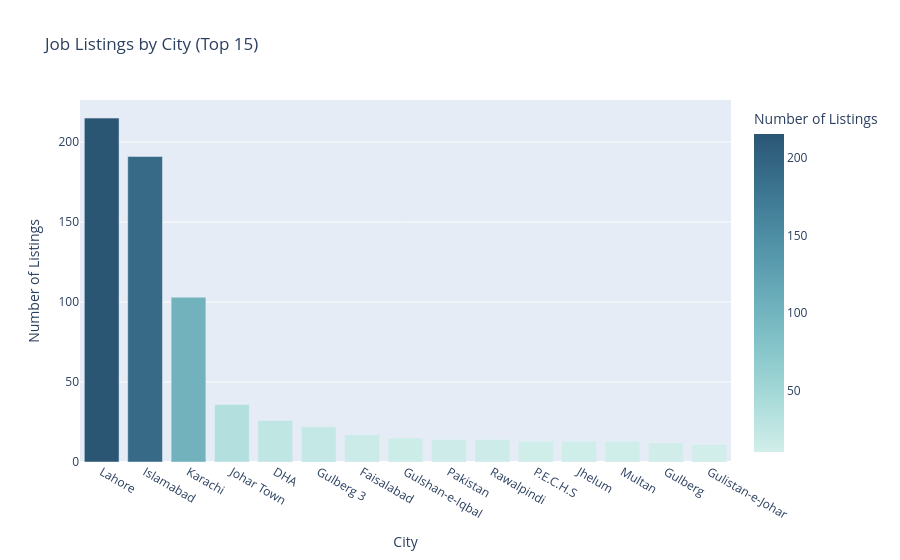

The notebook cell this image was saved under:
### Code cell
# Jobs by City
city_counts = df['city'].value_counts().head(15).reset_index()
city_counts.columns = ['city', 'count']

fig = px.bar(
    city_counts,
    x='city', y='count',
    title='Job Listings by City (Top 15)',
    labels={'city': 'City', 'count': 'Number of Listings'},
    color='count',
    color_continuous_scale='Teal'
)
fig.update_layout(showlegend=False)
fig.show()

### Figure 1 — Plotly figure (JSON) as saved in the notebook; plotly's stock layout.template omitted (floating-point values rounded to 4 significant figures)
{"data": [{"hovertemplate": "City=%{x}<br>Number of Listings=%{marker.color}<extra></extra>", "legendgroup": "", "marker": {"color": [215, 191, 103, 36, 26, 22, 17, 15, 14, 14, 13, 13, 13, 12, 11], "coloraxis": "coloraxis", "pattern": {"shape": ""}}, "name": "", "orientation": "v", "showlegend": false, "textposition": "auto", "type": "bar", "x": ["Lahore", "Islamabad", "Karachi", "Johar Town", "DHA", "Gulberg 3", "Faisalabad", "Gulshan-e-Iqbal", "Pakistan", "Rawalpindi", "P.E.C.H.S", "Jhelum", "Multan", "Gulberg", "Gulistan-e-Johar"], "xaxis": "x", "y": [215, 191, 103, 36, 26, 22, 17, 15, 14, 14, 13, 13, 13, 12, 11], "yaxis": "y"}], "layout": {"barmode": "relative", "coloraxis": {"colorbar": {"title": {"text": "Number of Listings"}}, "colorscale": [[0, "rgb(209, 238, 234)"], [0.1667, "rgb(168, 219, 217)"], [0.3333, "rgb(133, 196, 201)"], [0.5, "rgb(104, 171, 184)"], [0.6667, "rgb(79, 144, 166)"], [0.8333, "rgb(59, 115, 143)"], [1, "rgb(42, 86, 116)"]]}, "legend": {"tracegroupgap": 0}, "showlegend": false, "title": {"text": "Job Listings by City (Top 15)"}, "xaxis": {"anchor": "y", "domain": [0, 1], "title": {"text": "City"}}, "yaxis": {"anchor": "x", "domain": [0, 1], "title": {"text": "Number of Listings"}}}}
